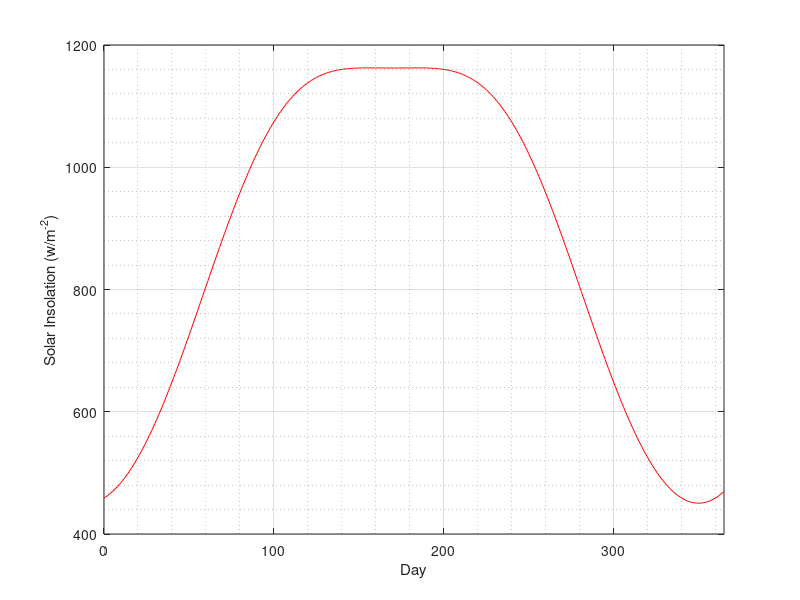

Here is the MATLAB script that generated this plot:
clear all
clc

n = 0:1:365;
w = 0;
phi = (45.5.*pi)/180;

delta = -23.45.*cos(2.*pi.*((n+10)/360)).*pi/180;

% alpha = asin(((cos(w).*cos(delta).*cos(phi)))+(sin(delta).*sin(phi))).*180/pi;
Am = (1./cos((45.5*pi/180)-delta));
I = 1000.*(1./Am).*1.367.*cos((-delta));

% I = 1000 .* cos(phi-delta) .* 1.367 .* cos((phi-delta));

%% Printing Image%%
width = 4;     % Width in inches
height = 5;    % Height in inches
alw = 0.75;    % AxesLineWidth
fsz = 14;      % Fontsize
lw = 1.5;      % LineWidth
msz = 8;       % MarkerSize

figure(1);
pos = get(gcf, 'Position');
set(gcf, 'Position', [pos(1) pos(2) width*100, height*100]); %<- Set size
set(gca,'Fontname','CMU bright','Fontsize',fsz);


plot(n,I,'r');
grid on;
grid minor;

xlim([0 365]);
ylabel('Solar Insolation (w/m^-^2)');
xlabel('Day');

print(gcf,'insolation.png','-dpng','-r300');
